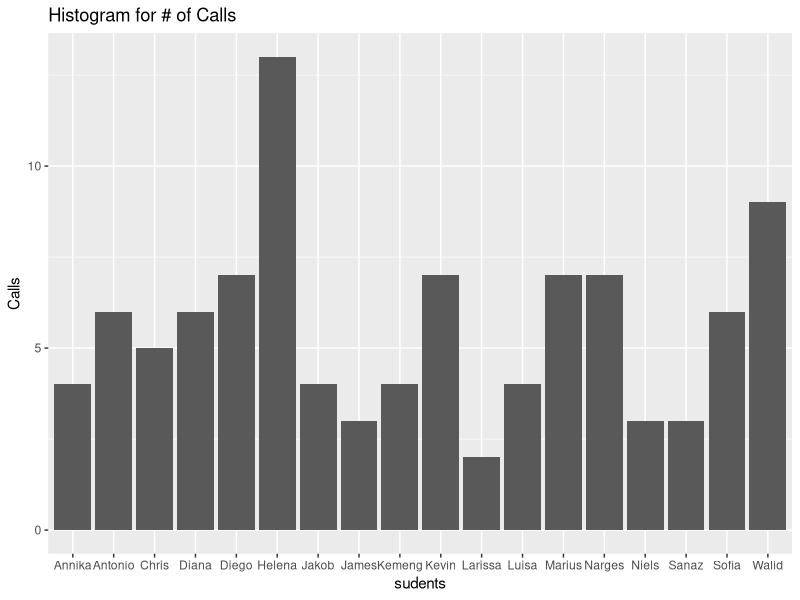

Write the R code that produced this figure.
#######################################################
############ Random Student Function ##################
#######################################################
library(ggplot2) # load ggplot
#######################################################
list <- c( # create student list
  "Marius",
  "Jakob",
  "Annika",
  "Kemeng",
  "Diego", 
  "Sofía", 
  "Diana", 
  "Larissa", 
  "James", 
  "Helena", 
  "Narges", 
  "Antonio",
  "Niels",
  "Kevin",
  "Chris",
  "Luisa",
  "Sanaz",
  "Walid")

Random_Student <- function(number) { # create function to saple students
  if(number > length(list)){         # check the number of students to sample
    return(paste("There are only",length(list), "students not", number))
  }
  else
    lucky_ones <- list[sample(1:length(list), number, replace=F)]
  return(lucky_ones)
}
#######################################################
# Function Call passing the number of students to call
Random_Student(3)

#######################################################
#################### Is it Random? ####################
#######################################################
acumulate <- vector(mode='character', length=100)
for (var in 1:100) {
  acumulate[var] <- Random_Student(1)
  #rev(list) #revert the order
}

Histo <- data.frame(acumulate)
qplot(Histo$acumulate,
      xlab = "sudents",
      ylab = "Calls",
      main = "Histogram for # of Calls")

